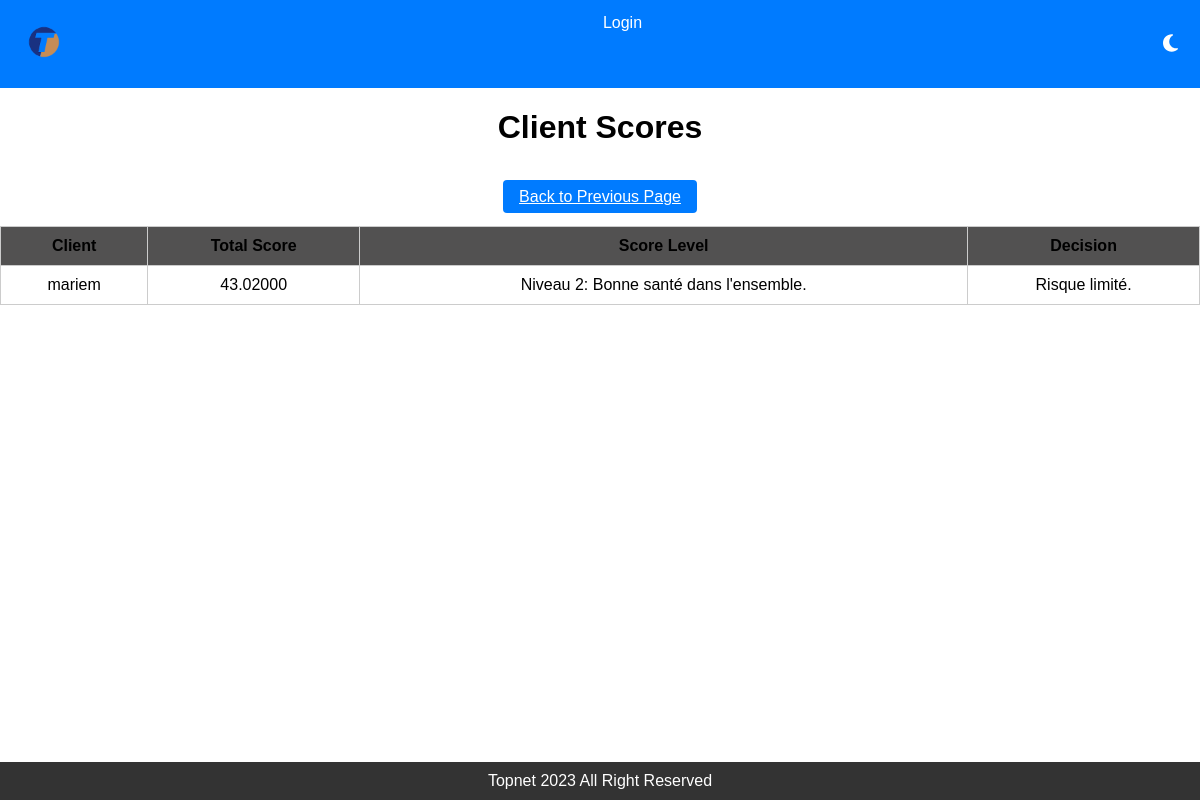
The app's page /user/client_scores/2/ with its own data.
### client/models.py (models this page shows)
class Client(AbstractUser):
    phone_regex = RegexValidator(
        regex=r'^\d{8}$',
        message="Le numéro de téléphone doit être au format  71000000."
    )
    phone_number = models.CharField(validators=[phone_regex], max_length=17)
    CIN = models.CharField("CIN", max_length=250, validators=[RegexValidator(regex='^[0-9]{8}$', message="Numbers Only!")])
    def __str__(self):
            return self.username if self.username else "N/A"

### client/views.py (the view)
# urls.py: path('client_scores/<int:client_id>/', client_scores, name='client_scores'),
def client_scores(request, client_id):
    clients_with_scores = []
    search_query = request.GET.get('search')
    filter_option = request.GET.get('filter', 'all')
    axes_with_clients = Axes.objects.select_related('client').filter(client_id=client_id).exclude(client__is_superuser=True)
    paginator = Paginator(axes_with_clients, 2)  # Change the number of items per page as needed
    page_number = request.GET.get('page')
    axes = paginator.get_page(page_number)
    for axis in axes_with_clients:
        valeur_commerciale_score = axis.valeur_commerciale.calculate_total_score()
        engagement_topnet_score = axis.engagement_topnet.calculate_total_score()
        engagement_client_score = axis.engagement_client.calculate_total_score()
        comportement_client_score = axis.comportement_client.calculate_total_score()
        total_score = (
            valeur_commerciale_score
            + engagement_topnet_score
            + engagement_client_score
            + comportement_client_score
        )
        score_level = get_score_level(total_score)
        decision = get_decision(total_score)
        client_with_score = {
            'client': axis.client,
            'total_score': total_score,
            'score_level': score_level,
            'decision': decision,
        }
        clients_with_scores.append(client_with_score)
    return render(
        request,
        'client/client_scores.html',
        {'clients_with_scores': clients_with_scores,
         'search_query': search_query,
         'filter_option': filter_option,}
    )

### client/models.py (called while the page is built)
    def calculate_anciennete(self):
        if self.client.contrats.exists():
            today = datetime.date.today()
            last_contrat = self.client.contrats.latest('date_debut')
            difference = today - last_contrat.date_debut
            if difference.days >= 730:
                return Decimal('1')
            elif 365 <= difference.days < 730:
                return Decimal('0.5')
        return Decimal('0')

    def calculate_nombre_suspension(self):
        if self.client.contrats.exists():
            random_number = Decimal(str(random.randint(1, 1)))
            return random_number
        return None

    def calculate_montant_en_cours(self):
        if self.client.contrats.exists():
            nombre_facture_impayee = self.client.contrats.aggregate(models.Sum('nombre_facture_impayee'))['nombre_facture_impayee__sum']
            if nombre_facture_impayee is None:
                nombre_facture_impayee = 0
            if nombre_facture_impayee > 2:
                return Decimal('1')
            elif nombre_facture_impayee == 0:
                return Decimal('0')
            else:
                return Decimal('0.5')
        return None

    def calculate_total_score(self):
        poids_anciennete = CriteriaWeight.objects.last().poids_anciennete
        poids_nombre_suspension = CriteriaWeight.objects.last().poids_nombre_suspension
        poids_montant_en_cours = CriteriaWeight.objects.last().poids_montant_en_cours
        engagement_client_weight = AxesWeight.objects.last().engagement_client_weight
        anciennete_score = self.calculate_anciennete() * (poids_anciennete * engagement_client_weight) / 100
        nombre_suspension_score = self.calculate_nombre_suspension() * (poids_nombre_suspension * engagement_client_weight) / 100
        montant_en_cours_score = self.calculate_montant_en_cours() * (poids_montant_en_cours * engagement_client_weight) / 100
        total_score = anciennete_score + nombre_suspension_score + montant_en_cours_score
        return total_score
        return total_score

    def calculate_contentieux_score(self):
        poids_contentieux = CriteriaWeight.objects.last().poids_contentieux
        comportement_client_weight = AxesWeight.objects.last().comportement_client_weight
        contentieux_score = 1 if self.facture and self.facture.contentieux else 0
        return contentieux_score * (poids_contentieux * comportement_client_weight) / 100

### score_app/templates/client/client_scores.html (shortened to what this page needs)
{% extends 'base.html' %}
{% load static %}
{% block content %}
<h1> Client Scores </h1>
<div class="back-button-container">
    <a href="/user/view_axes/" class="back-button">Back to Previous Page</a>
</div>
<table class="client-scores">
    <tr>
        <th>Client</th>
        <th>Total Score</th>
        <th>Score Level</th>
        <th>Decision</th>
    </tr>
    {% for client_with_score in clients_with_scores %}
    <tr>
        <td>{{ client_with_score.client }}</td>
        <td>{{ client_with_score.total_score }}</td>
        <td>{{ client_with_score.score_level }}</td>
        <td>{{ client_with_score.decision }}</td>
    </tr>
    {% endfor %}
</table>
<div class="pagination">
    <span class="step-links">
        <span class="current-page">{{ axes.number }}</span>
    </span>
</div>
{% endblock %}

### score_app/templates/base.html (style rules this page uses)
body { font-family: Arial, sans-serif; margin: 0; padding: 0; display: flex; flex-direction: column; min-height: 100vh; }
h1 { text-align: center; }

### score_app/templates/client/client_scores.html (style rules this page uses)
table.client-scores { width: 100%; border-collapse: collapse; margin-top: 20px; }
table.client-scores th, table.client-scores td { border: 1px solid #ccc; padding: 10px; text-align: center; }
table.client-scores th { background-color: #525151; }
.pagination { margin-top: 20px; display: flex; justify-content: center; }
.current-page { font-weight: bold; padding: 10px; }
.back-button-container { text-align: center; margin-top: 20px; }
.back-button { background-color: #007bff; color: white; padding: 8px 16px; border: none; border-radius: 4px; cursor: pointer; font-size: 16px; }

### records on screen
Client: client "mariem", total_score "43.02000", score_level "Niveau 2: Bonne santé dans l'ensemble.", decision "Risque limité."
